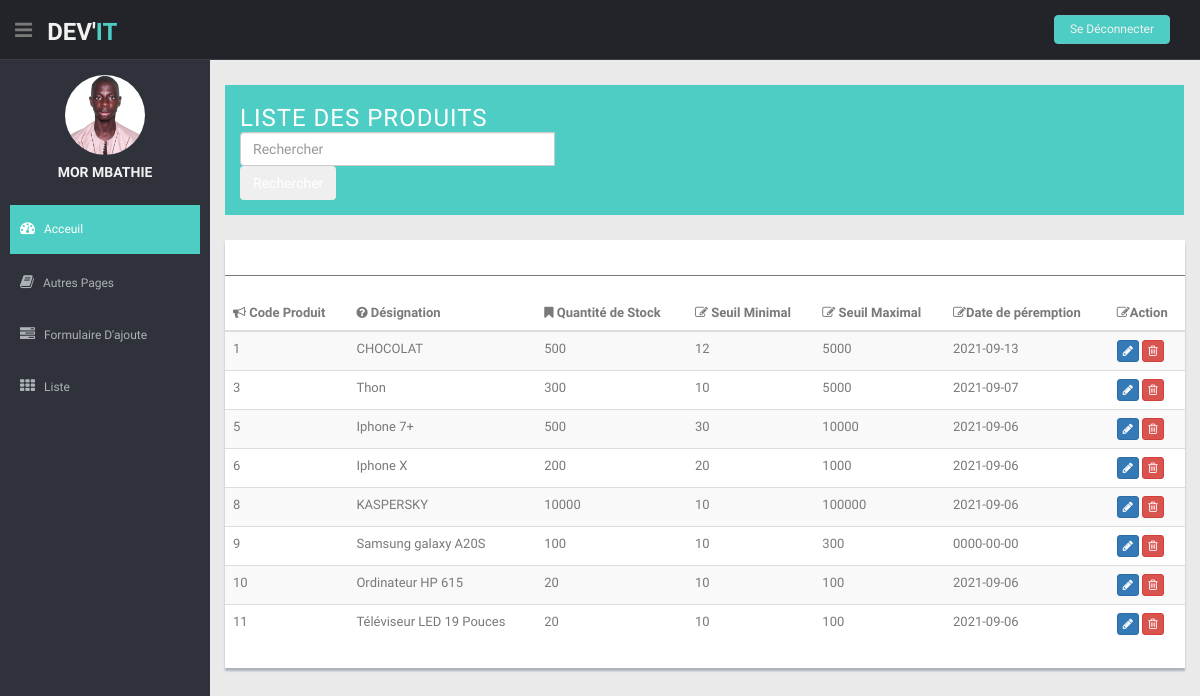
/pages/ListeProduit.php (signed in), run on the app's committed database.
### tables this page shows
CREATE TABLE `users` (
  `IDUSERS` int(10) UNSIGNED NOT NULL,
  `NOM` varchar(40) NOT NULL,
  `PRENOM` varchar(40) NOT NULL,
  `LOGIN` varchar(40) NOT NULL,
  `PASSWORD` varchar(40) NOT NULL,
  `PROFIL` varchar(40) NOT NULL
);

CREATE TABLE `produit` (
  `NUMPRODUIT` int(11) NOT NULL,
  `DESIGNIATION` varchar(30) DEFAULT NULL,
  `QTESTOCK` decimal(9,0) DEFAULT NULL,
  `SEUILMIN` decimal(2,0) DEFAULT NULL,
  `SEUILMAX` decimal(9,0) DEFAULT NULL,
  `Date_Peremption` date NOT NULL DEFAULT current_timestamp()
);

### pages/ListeProduit.php (the view, shortened to what this page needs)
<!DOCTYPE html>
<html lang="en">
<head>
  <link href="lib/bootstrap/css/bootstrap.min.css" rel="stylesheet">
  <link href="lib/font-awesome/css/font-awesome.css" rel="stylesheet" />
  <link href="css/style.css" rel="stylesheet">
  <link href="css/style-responsive.css" rel="stylesheet">
</head>
<body>
  <section id="container">
    <?php require_once "entete.php"?>
    <?php  require_once "sidebar.php" ?>
    <section id="main-content">
      <section class="wrapper">
         <div class="chat-room mt">
          <aside class="mid-side">
            <div class="chat-room-head">
              <h3>LISTE DES PRODUITS</h3>
            <div class="input-group">
              <form action="Rechercher.php" method="POST" class="pull-right position">
              <input type="search" class="form-control rounded" name ="chercher" placeholder="Rechercher" aria-label="Search"
                aria-describedby="search-addon" />
                 <button type="submit" name = "rechercher" class="btn btn-outline-primary" >Rechercher</button>
              </div>
            </div>
        </div>
        <div class="row mt">
          <div class="col-md-12">
            <div class="content-panel">
              <table class="table table-striped table-advance table-hover">
                <hr>
                <thead>
                  <tr>
                    <th><i class="fa fa-bullhorn"></i> Code Produit</th>
                    <th class="hidden-phone"><i class="fa fa-question-circle"></i> Désignation</th>
                    <th><i class="fa fa-bookmark"></i> Quantité de Stock</th>
                    <th><i class=" fa fa-edit"></i> Seuil Minimal</th>
                    <th><i class=" fa fa-edit"></i> Seuil Maximal</th>
                    <th><i class=" fa fa-edit"></i>Date de péremption</th>
                    <th><i class=" fa fa-edit"></i>Action</th>
                  </tr>
                </thead>
                <tbody>
                  <?php
                    include '../database/db.php';
                    $resultats = $conn->query("SELECT * FROM produit");
                    foreach ($resultats as $ligne){
                  ?>
                  <tr>
                    <td><?=$ligne['NUMPRODUIT']?></td>
                    <td class="hidden-phone"><?=$ligne['DESIGNIATION']?></td>
                    <td><?=$ligne['QTESTOCK']?></td>
                    <td><?=$ligne['SEUILMIN']?></td>
                    <td><?=$ligne['SEUILMAX']?></td>
                    <td><?=$ligne['Date_Peremption']?></td>
                    <td>
                      <a class=" btn btn-primary btn-xs" href='ModifierP.php?code=<?=$ligne["NUMPRODUIT"]?>' class ="col"><i class="fa fa-pencil"></i></a></button>
                      <a href ='SupprimerP.php?code=<?=$ligne["NUMPRODUIT"]?>' class="btn btn-danger btn-xs" onclick="return onDelete();" ><i class="fa fa-trash-o"></i></a>
                    </td>
                  </tr>
                  <?php
                    }
                  ?>
                </tbody>
              </table>
            </div>
          </div>
        </div>
      </section>
    </section>
  </section>
</body>
</html>

### pages/sidebar.php (shortened to what this page needs)
<!DOCTYPE html>
<html lang="en">
<head>
    <?php
        require_once "../database/db.php";
        $username = $_SESSION['IDUSERS'];
        $resultats = $conn->query("SELECT * FROM users where IDUSERS = $username ");
      ?>
</head>
<body>
<aside>
      <div id="sidebar" class="nav-collapse ">
        <ul class="sidebar-menu" id="nav-accordion">
          <p class="centered"><a href="profile.html"><img src="img/photo.jpg" class="img-circle" width="80"></a></p>
          <?php
        foreach($resultats as $ligne){?>
        <h5 class="centered"><?php echo $ligne["PRENOM"]." ". $ligne['NOM'];?></h5>
        <?php
        }
        ?>
          <li class="mt">
            <a class="active" href="index.php">
              <i class="fa fa-dashboard"></i>
              <span>Acceuil</span>
              </a>
          </li>
          <li class="sub-menu">
            <a href="javascript:;">
              <i class="fa fa-book"></i>
              <span>Autres Pages</span>
              </a>
          </li>
          <li class="sub-menu">
            <a href="javascript:;">
              <i class="fa fa-tasks"></i>
              <span>Formulaire D'ajoute</span>
              </a>
          </li>
          <li class="sub-menu">
            <a href="javascript:;">
              <i class="fa fa-th"></i>
              <span>Liste</span>
              </a>
          </li>
        </ul>
      </div>
    </aside>
</body>
</html>

### pages/css/style.css (style rules this page uses)
body { color: #797979; background: #eaeaea; font-family: 'Ruda', sans-serif; padding: 0px !important; margin: 0px !important; font-size:13px; }
ul li { list-style: none; }
a, a:hover, a:focus { text-decoration: none; outline: none; }
#container { width: 100%; height: 100%; }
hr { margin-top: 20px; margin-bottom: 20px; border: 0; border-top: 1px solid #797979; }
.centered { text-align: center; }
.mt { margin-top: 25px; }
#sidebar { width: 210px; height: 100%; position: fixed; background: #2f323a; }
#sidebar h5 { color: #f2f2f2; font-weight: 700; }
#sidebar ul li { position: relative; }
ul.sidebar-menu , ul.sidebar-menu li ul.sub { margin: -2px 0 0; padding: 0; }
ul.sidebar-menu { margin-top: 75px; }
ul.sidebar-menu li { margin-bottom: 5px; margin-left:10px; margin-right:10px; }
ul.sidebar-menu li.sub-menu { line-height: 15px; }
ul.sidebar-menu li a span { display: inline-block; }
ul.sidebar-menu li a { color: #aeb2b7; text-decoration: none; display: block; padding: 15px 0 15px 10px; font-size: 12px; outline: none; -webkit-transition: all 0.3s ease; -moz-transition: all 0.3s ease; -o-transition: all 0.3s ease; -ms-transition: all 0.3s ease; transition: all 0.3s ease; }
ul.sidebar-menu li a.active, ul.sidebar-menu li a:hover, ul.sidebar-menu li a:focus { background: #4ECDC4; color: #fff; display: block; -webkit-transition: all 0.3s ease; -moz-transition: all 0.3s ease; -o-transition: all 0.3s ease; -ms-transition: all 0.3s ease; transition: all 0.3s ease; }
ul.sidebar-menu li a i { font-size: 15px; padding-right: 6px; }
ul.sidebar-menu li a.active i { color: #fff; }
#main-content { margin-left: 210px; }
.wrapper { display: inline-block; margin-top: 60px; padding-left: 15px; padding-right: 15px; padding-bottom: 15px; padding-top: 0px; width: 100%; }
.content-panel { background: #ffffff; box-shadow: 0px 3px 2px #aab2bd; padding-top: 15px; padding-bottom: 5px; }
.chat-room { border-collapse: collapse; border-spacing: 0; display: table; table-layout: fixed; width: 100%; position: relative; }
.chat-room aside { display: table-cell; float: none; height: 100%; padding: 0; vertical-align: top; }
.chat-room .mid-side { width: 75%; background: #fff; border-right: 1px solid #e5e8ef; }
.chat-room-head { background:#4ECDC4; color: #FFFFFF; min-height: 70px; padding: 15px; }
.chat-room-head h3 { margin: 5px 0 0; font-weight: 100; letter-spacing: 1px; display: inline-block; }

### pages/ListeProduit.php (style rules this page uses)
a { color: #FFFFFF; }

### data on the page
users: PRENOM "MOR", NOM "MBATHIE"
produit: NUMPRODUIT "1", DESIGNIATION "CHOCOLAT", QTESTOCK "500", SEUILMIN "12", SEUILMAX "5000", Date_Peremption "2021-09-13"
produit: NUMPRODUIT "3", DESIGNIATION "Thon", QTESTOCK "300", SEUILMIN "10", SEUILMAX "5000", Date_Peremption "2021-09-07"
produit: NUMPRODUIT "5", DESIGNIATION "Iphone 7+", QTESTOCK "500", SEUILMIN "30", SEUILMAX "10000", Date_Peremption "2021-09-06"
produit: NUMPRODUIT "6", DESIGNIATION "Iphone X", QTESTOCK "200", SEUILMIN "20", SEUILMAX "1000", Date_Peremption "2021-09-06"
produit: NUMPRODUIT "8", DESIGNIATION "KASPERSKY", QTESTOCK "10000", SEUILMIN "10", SEUILMAX "100000", Date_Peremption "2021-09-06"
produit: NUMPRODUIT "9", DESIGNIATION "Samsung galaxy A20S", QTESTOCK "100", SEUILMIN "10", SEUILMAX "300", Date_Peremption "0000-00-00"
produit: NUMPRODUIT "10", DESIGNIATION "Ordinateur HP 615", QTESTOCK "20", SEUILMIN "10", SEUILMAX "100", Date_Peremption "2021-09-06"
produit: NUMPRODUIT "11", DESIGNIATION "Téléviseur LED 19 Pouces", QTESTOCK "20", SEUILMIN "10", SEUILMAX "100", Date_Peremption "2021-09-06"
